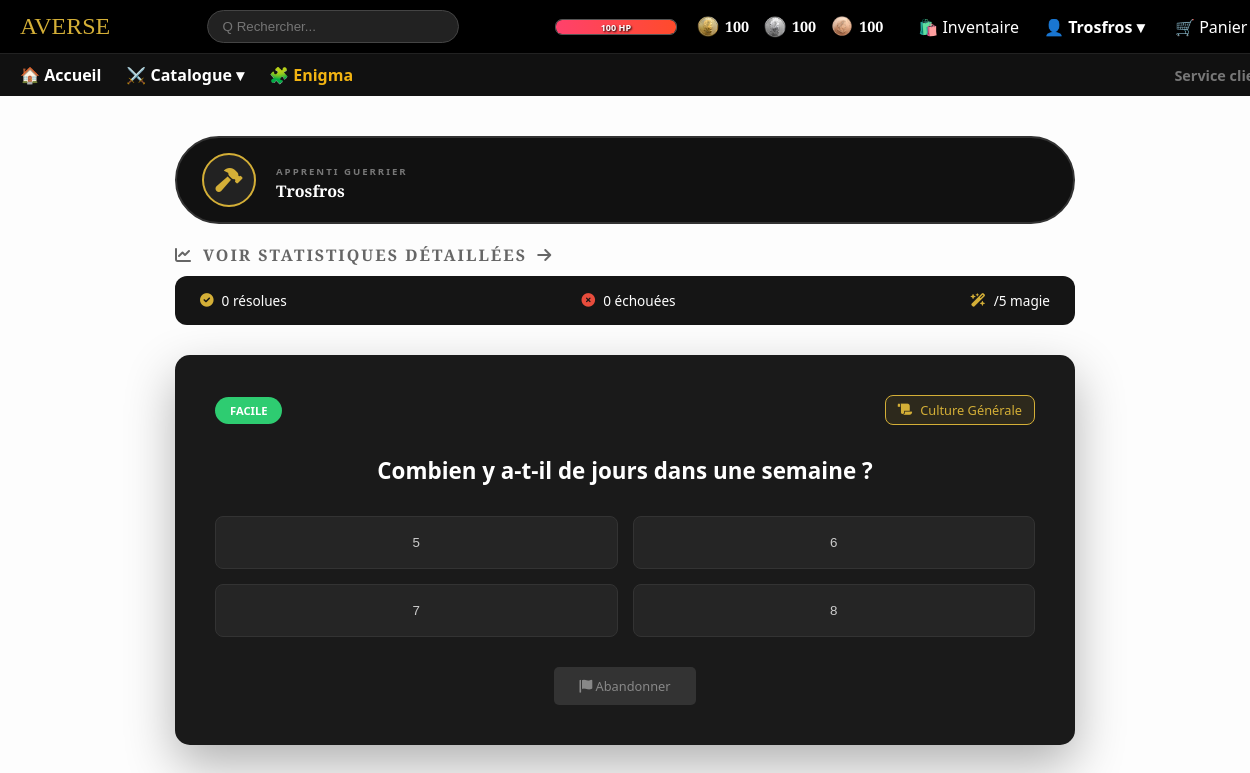
The app's page /enigma.php?action=start&diff=1 (signed in) with its own data.
### tables this page shows
CREATE TABLE Joueurs (
  IdJoueur INT NOT NULL AUTO_INCREMENT,
  Alias VARCHAR(45) UNIQUE NOT NULL,
  Nom VARCHAR(45) NOT NULL,
  Prenom VARCHAR(45) NOT NULL,
  MDP VARBINARY(128) NOT NULL,
  Mail VARCHAR(254) NOT NULL,
  Guid VARCHAR(64),
  PieceBronze INT NOT NULL DEFAULT 100,
  PieceArgent INT NOT NULL DEFAULT 100,
  PieceOr INT NOT NULL DEFAULT 100,
  EstAdmin TINYINT(1) NOT NULL DEFAULT 0,
  EstMage TINYINT(1) NOT NULL DEFAULT 0,
  NbDemandeArgent INT NOT NULL DEFAULT 0,
  PV INT NOT NULL DEFAULT 100,
  StreakMagie INT NOT NULL DEFAULT 0,
  MagieReussies int(11) DEFAULT 0,

  PRIMARY KEY (IdJoueur)
);

CREATE TABLE Enigme (
  IdEnigme int NOT NULL AUTO_INCREMENT,
  IdCategorie int NOT NULL,
  Difficulte int NOT NULL,
  Question varchar(100) NOT NULL,
  Reponse1 varchar(255) NOT NULL,
  Reponse2 varchar(255) NOT NULL,
  Reponse3 varchar(255) NOT NULL,
  Reponse4 varchar(255) NOT NULL,
  BonneReponse tinyint NOT NULL,
  PRIMARY KEY (IdEnigme),
  CONSTRAINT fk_IdCategorie
    FOREIGN KEY (IdCategorie)
    REFERENCES CategorieEnigme (IdCategorie)
);

CREATE TABLE CategorieEnigme (
  IdCategorie int NOT NULL AUTO_INCREMENT,
  Categorie varchar(45) NOT NULL,
  EstMagie tinyint(1) NOT NULL,
  PRIMARY KEY (IdCategorie)
);

### include/user.php (called while the page is built, shortened)
<?php
function UpdateUserSessionInfo() {
    $alias = $_SESSION['user']['Alias'];
    $stmt = $GLOBALS['connexion']->prepare("SELECT IdJoueur, Alias, EstAdmin,
        PieceBronze, PieceArgent, PieceOr, PV FROM Joueurs WHERE Alias = ?");
    $stmt->bind_param("s", $alias);
    $stmt->execute();
    $_SESSION['user'] = $stmt->get_result()->fetch_assoc();
}
?>

### config.php (called while the page is built, shortened)
<?php
require_once 'include/user.php';
if (isset($_SESSION['user']))
    UpdateUserSessionInfo();
?>

### enigma.php (the view, shortened to what this page needs)
<?php
require_once 'config.php';
$user = @ $_SESSION['user'];
$stmtUser = $connexion->prepare("CALL EnigmaUserStats(?)");
$stmtUser->bind_param("i", $user['IdJoueur']);
$stmtUser->execute();
$userStats = $stmtUser->get_result()->fetch_assoc();
$is_playing = false;
$enigme = null;
if (isset($_GET['action']) && $_GET['action'] === 'start' && isset($_GET['diff'])) {
    $is_playing = true;
    $diff = (int)$_GET['diff'];
    $query = $connexion->prepare("
            SELECT e.*, c.Categorie as NomCat
            FROM Enigme e
            LEFT JOIN CategorieEnigme c ON e.IdCategorie = c.IdCategorie
            WHERE ? = 0 or e.Difficulte = ?
            ORDER BY RAND()
            LIMIT 1
            ");
    $query->execute([$diff, $diff]);
    $enigme = $query->get_result()->fetch_assoc();
}
$estMage = ($userStats['EstMage'] == 1);
$classeNom = $estMage ? 'Maître des Arcanes' : 'Apprenti Guerrier';
$classeIcon = $estMage ? 'fa-hat-wizard' : 'fa-hammer';
?>
<!DOCTYPE html>
<html lang="fr">
<head>
    <link rel="stylesheet" href="https://cdnjs.cloudflare.com/ajax/libs/font-awesome/6.0.0/css/all.min.css">
    <link rel="stylesheet" href="CSS/style.css">
    <link rel="stylesheet" href="styles/engima.css">
</head>
<body>
<?php include_once 'template/header.php'; ?>
<div class="dashboard">
    <div class="player-identity <?= $estMage ? 'is-mage-profile' : '' ?>">
        <div class="class-avatar">
            <i class="fas <?= $classeIcon ?>"></i>
        </div>
        <div class="player-info">
            <span class="class-tag"><?= $classeNom ?></span>
            <h2><?= htmlspecialchars($user['Alias']) ?></h2>
        </div>
    </div>
<h2 class="stats-title">
    <a href="profil.php" class="stats-link">
        <i class="fas fa-chart-line"></i>
        Voir statistiques détaillées<i class="fas fa-arrow-right"> </i>
    </a>
</h2>
<div class="stats-bar"> <div class="stat-item">
        <i class="fas fa-check-circle"></i>
        <?php
            $reussies = ($userStats['FacileSuccess']) +
                        ($userStats['MoyenSuccess']) +
                        ($userStats['DifficileSuccess']);
            echo $reussies;
        ?> résolues
    </div>
    <div class="stat-item">
        <i class="fas fa-times-circle" style="color:var(--red);"></i>
        <?php
            $total_essais = ($userStats['FacileTotal']) +
                            ($userStats['MoyenTotal']) +
                            ($userStats['DifficileTotal']);
            $total_succes = $reussies;
            echo ($total_essais - $total_succes);
        ?> échouées
    </div>
    <div class="stat-item">
    <i class="fas fa-wand-magic-sparkles"></i>
    <?= min($userStats['MagieReussies'], 5) ?>/5 magie
</div>
</div>
    <?php if (!$is_playing): ?>
        <h1 class="page-title"><i class="fas fa-scroll"></i> Salle des Quêtes</h1>
        <div class="quest-grid">
            <a href="enigma.php?action=start&diff=1" class="quest-card bronze">
                <div class="quest-icon" style="color:#cd7f32;"><i class="fas fa-hammer"></i></div>
                <h3>Forgeron</h3>
                <p>Énigmes sur les <strong>Armes</strong>.</p>
                <div class="reward-tag">Facile</div>
            </a>
            <a href="enigma.php?action=start&diff=2" class="quest-card silver">
                <div class="quest-icon" style="color:#c0c0c0;"><i class="fas fa-shield-alt"></i></div>
                <h3>Armurier</h3>
                <p>Énigmes sur les <strong>Armures</strong>.</p>
                <div class="reward-tag">Moyen</div>
            </a>
            <a href="enigma.php?action=start&diff=3" class="quest-card gold">
                <div class="quest-icon" style="color:var(--gold);"><i class="fas fa-wand-sparkles"></i></div>
                <h3>Grand Mage</h3>
                <p>Énigmes sur la <strong>Magie</strong>.</p>
                <div class="reward-tag">Difficile</div>
            </a>
            <a href="enigma.php?action=start&diff=0" class="quest-card" style="border-bottom-color: var(--purple); background: #fdf0ff;">
                <div class="quest-icon" style="color: var(--purple);"><i class="fas fa-dice"></i></div>
                <h3>Mélange Magouilleux</h3>
                <p>Difficulté <strong>totalement aléatoire</strong>. Oserez-vous ?</p>
                <div class="reward-tag" style="background: var(--purple); color: white;">Gain Variable</div>
            </a>
        </div>
       <div class="mage-section">
         <!---
         se
    <h2 class="section-title">
        <i class="fas fa-sparkles" style="color: var(--purple);"></i>
        Sanctuaire des Arcanes
    </h2>
    <?php if ($estMage): ?>
        <div class="quest-card unlocked-mage-zone">
            <div class="quest-icon" style="color: #dfa6ff;"><i class="fas fa-book-spells"></i></div>
            <h3 style="color: white;">Grimoire Interdit</h3>
            <p style="color: #bbb;">Accédez aux secrets les plus profonds d'Averse.</p>
            <a href="mage_special.php" class="choice-btn" style="display:inline-block; text-decoration:none; margin-top:15px; border-color: var(--purple);">
                Entrer dans le Sanctuaire
            </a>
        </div>
    <?php else: ?>
        <div class="locked-container">
            <div class="locked-overlay">
                <i class="fas fa-lock"></i>
                <p>Devenez Mage pour débloquer (<?= min($userStats['MagieReussies'] ?? 0, 5) ?>/5)</p>
            </div>
            <div style="filter: blur(8px); opacity: 0.3;">
                <i class="fas fa-dragon" style="font-size: 3rem;"></i>
                <h3>Quête Légendaire</h3>
            </div>
        </div>
        --->
    <?php endif; ?>
</div>
    <?php else: ?>
        <div class="enigma-card">
            <div style="display:flex; justify-content:space-between; align-items: center;">
                <?php
                    $diffClass = "diff-" . $enigme['Difficulte'];
                    $diffLabel = ($enigme['Difficulte'] == 3) ? 'Difficile' : (($enigme['Difficulte'] == 2) ? 'Moyen' : 'Facile');
                ?>
                <span class="badge-diff <?= $diffClass ?>"><?= $diffLabel ?></span>
                <div class="cat-badge">
                    <i class="fas fa-scroll"></i>
                    <span><?= htmlspecialchars($enigme['NomCat'] ?? 'Général') ?></span>
                </div>
            </div>
            <h2 class="question-text"><?= htmlspecialchars($enigme['Question']) ?></h2>
            <form action="verifier_enigme.php" method="POST" class="choices-grid">
                <button type="submit" name="choix" value="1" class="choice-btn"><?= htmlspecialchars($enigme['Reponse1']) ?></button>
                <button type="submit" name="choix" value="2" class="choice-btn"><?= htmlspecialchars($enigme['Reponse2']) ?></button>
                <button type="submit" name="choix" value="3" class="choice-btn"><?= htmlspecialchars($enigme['Reponse3']) ?></button>
                <button type="submit" name="choix" value="4" class="choice-btn"><?= htmlspecialchars($enigme['Reponse4']) ?></button>
            </form>
            <div style="text-align:center;">
                <a href="enigma.php" class="btn-abandon"><i class="fas fa-flag"></i> Abandonner</a>
            </div>
        </div>
    <?php endif; ?>
</div>
</body>
</html>

### template/header.php (shortened to what this page needs)
<link rel="stylesheet" href="styles/header.css">
<header>
    <nav class="top-nav">
        <div class="logo" style="font-family: 'Cinzel', serif; font-size: 1.5rem; color: #d4af37;">AVERSE</div>
        <form action="catalogue.php" method="GET" class="search-bar">
            <input type="text" name="search" placeholder="Q Rechercher..." value="<?= isset($_GET['search']) ? htmlspecialchars($_GET['search']) : '' ?>">
        </form>
        <div class="user-menu">
                <?php
                $user = @ $_SESSION['user'];
                if (isset($user)):
                ?>
                <div class="player-stats">
                    <div class="hp-container" title="Points de Vie">
                        <div class="hp-bar" style="width: <?= $_SESSION['user']['PV'] ?>%;"></div>
                        <span class="hp-text"><?= $user['PV'] ?> HP</span>
                    </div>
                    <div class="rpg-currency-bar">
                        <div class="coin-item" title="Or">
                            <img src="./img/gold.png" alt="Or">
                            <span><?= $user['PieceOr'] ?></span>
                        </div>
                        <div class="coin-item" title="Argent">
                            <img src="./img/silver.png" alt="Argent">
                            <span><?= $user['PieceArgent'] ?></span>
                        </div>
                        <div class="coin-item" title="Bronze">
                            <img src="./img/bronze.png" alt="Bronze">
                            <span><?= $user['PieceBronze'] ?></span>
                        </div>
                    </div>
                </div>
                <a href="inventaire.php" style="text-decoration:none; color: white; margin-right: 10px;">🛍️ <span class="hide-mobile">Inventaire</span></a>
                <div class="dropdown">
                    <strong style="cursor:pointer; color: white;" onclick="toggleHeaderMenu(event, 'userDrop')">
                        👤 <?= htmlspecialchars($user['Alias']) ?> ▾
                    </strong>
                </div>
            <?php else: ?>
                <a href="login.php" class="user-link" style="color: white; text-decoration: none; margin-right: 10px;">🔑 Connexion</a>
                <a href="register.php" class="user-link" style="color: #d4af37; text-decoration: none; border: 1px solid #d4af37; padding: 5px 12px; border-radius: 15px;">📜 S'inscrire</a>
            <?php endif; ?>
            <a href="panier.php" id="cart-container">
                🛒 <span class="hide-mobile">Panier</span> (<span id="cart-count"><?= isset($_SESSION['cart']) ? array_sum($_SESSION['cart']) : 0 ?></span>)
            </a>
        </div>
    </nav>
    <nav class="sub-nav" style="background: #111; border-top: 1px solid #222;">
        <div class="links">
            <a href="index.php" style="color: white;">🏠 <span class="hide-mobile">Accueil</span></a>
            <div class="dropdown">
                <span style="cursor:pointer; color: white;" onclick="toggleHeaderMenu(event, 'catDrop')">
                    ⚔️ <span class="hide-mobile">Catalogue</span> ▾
                </span>
            </div>
            <a href="enigma.php" style="color: #f3b412;">🧩 <span class="hide-mobile">Enigma</span></a>
        </div>
        <div class="service-client">
            <a href="service_client.php" style="color: #777; font-size: 0.9rem;">Service client</a>
        </div>
    </nav>
</header>

### styles/style.css (style rules this page uses)
body { background-color: #ffffff; color: #333; font-family: 'Poppins', sans-serif; margin: 0; }

### styles/engima.css (style rules this page uses)
:root { --bg-light: #fdfdfd; --card-dark: #1a1a1a; --gold: #d4af37; --red: #e74c3c; --green: #2ecc71; --purple: #9b59b6; }
body { background-color: var(--bg-light); font-family: 'Segoe UI', sans-serif; color: #333; margin:0px 0px 0px 0px; }
.dashboard { max-width: 900px; margin: 40px auto; padding: 0 20px; }
.player-identity { display: flex; align-items: center; gap: 20px; background: #111; padding: 15px 25px; border-radius: 50px; margin-bottom: 20px; border: 2px solid #333; transition: 0.5s; }
.class-avatar { width: 50px; height: 50px; background: #222; border-radius: 50%; display: flex; align-items: center; justify-content: center; font-size: 1.3rem; color: var(--gold); border: 2px solid var(--gold); }
.player-info h2 { margin: 0; font-size: 1rem; color: white; font-family: 'Cinzel', serif; }
.class-tag { font-size: 0.6rem; text-transform: uppercase; letter-spacing: 2px; color: #777; font-weight: bold; }
.stats-bar { background: #151515; border-radius: 12px; padding: 15px 25px; display: flex; justify-content: space-between; align-items: center; color: white; margin-bottom: 30px; }
.stat-item { display: flex; align-items: center; gap: 8px; font-size: 0.85rem; }
.stat-item i { color: var(--gold); }
.enigma-card { background: var(--card-dark); color: white; border-radius: 15px; padding: 40px; box-shadow: 0 20px 50px rgba(0,0,0,0.3); }
.badge-diff { padding: 6px 15px; border-radius: 20px; font-size: 0.7rem; font-weight: 800; text-transform: uppercase; animation: pulse-glow 2s infinite; }
.diff-1 { background: #2ecc71; color: #fff; }
.cat-badge { display: flex; align-items: center; gap: 8px; background: rgba(212, 175, 55, 0.1); color: var(--gold); padding: 5px 12px; border-radius: 8px; border: 1px solid var(--gold); font-size: 0.8rem; }
.question-text { font-size: 1.4rem; margin: 30px 0; line-height: 1.4; text-align: center; }
.choices-grid { display: grid; grid-template-columns: 1fr 1fr; gap: 15px; }
.choice-btn { background: #252525; border: 1px solid #333; color: #ccc; padding: 18px; border-radius: 8px; cursor: pointer; transition: 0.2s; }
.btn-abandon { display: inline-block; margin-top: 30px; padding: 10px 25px; background: #333; color: #888 !important; text-decoration: none; border-radius: 5px; font-size: 0.8rem; }
.stats-title { font-family: 'Cinzel', serif; font-size: 1rem; color: #666; text-transform: uppercase; letter-spacing: 2px; margin-bottom: 10px; display: flex; align-items: center; gap: 10px; }
.stats-link { text-decoration: none; color: inherit; transition: 0.3s; display: flex; align-items: center; gap: 10px; width: 100%; }
.stats-title::after { content: ""; flex: 1; height: 1px; background: linear-gradient(to right, #ddd, transparent); }
.class-avatar i { display: block; color: var(--gold); font-size: 1.5rem; }

### records on screen
joueurs: PV "100", PieceOr "100", PieceArgent "100", PieceBronze "100", Alias "Trosfros"
enigme: Difficulte "FACILE", IdCategorie.Categorie "Culture Générale", Question "Combien y a-t-il de jours dans une semaine ?", Reponse1 "5", Reponse2 "6", Reponse3 "7", Reponse4 "8"

### other values on screen
$classeNom "APPRENTI GUERRIER"
$reussies "0"
$total_essais - $total_succes "0"
